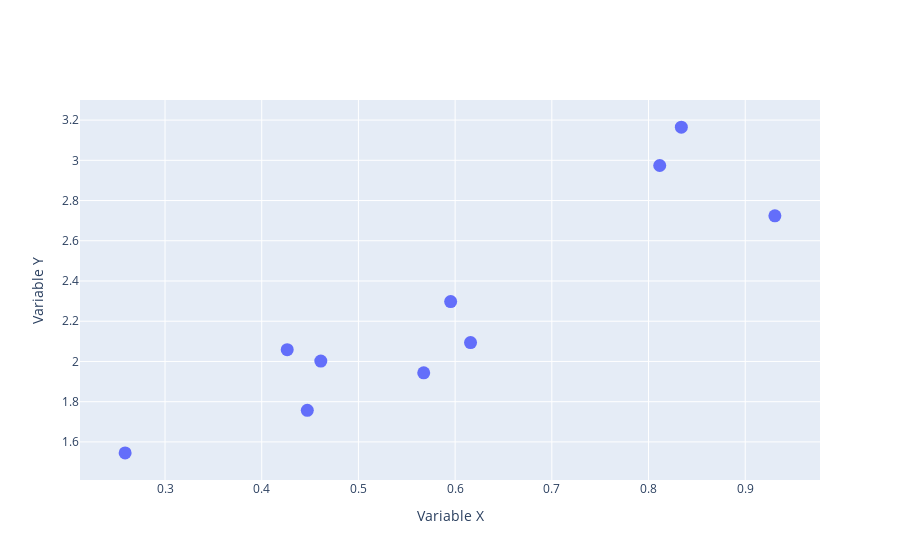

The cell this chart's notebook holds for it:
### Code cell
configure_plotly_browser_state()


trace = Scatter(
    x=X,
    y=Y,
    mode='markers',
    marker=dict(size=13),
    name="Sample Data",
)

fig = dict(data=[trace], layout={})
fig['layout']['xaxis'] = dict(title='Variable X')
fig['layout']['yaxis'] = dict(title='Variable Y')

iplot(fig)

### Figure 1 — Plotly figure (JSON) as saved in the notebook; plotly's stock layout.template omitted (floating-point values rounded to 4 significant figures)
{"data": [{"name": "Sample Data", "y": [3.165, 2.059, 2.094, 1.546, 2.724, 2.002, 1.943, 2.974, 2.297, 1.757], "mode": "markers", "marker": {"size": 13}, "x": [0.8339, 0.4264, 0.6159, 0.2587, 0.9306, 0.4611, 0.5675, 0.8116, 0.5954, 0.4471], "type": "scatter"}], "layout": {"xaxis": {"title": {"text": "Variable X"}}, "yaxis": {"title": {"text": "Variable Y"}}}}
